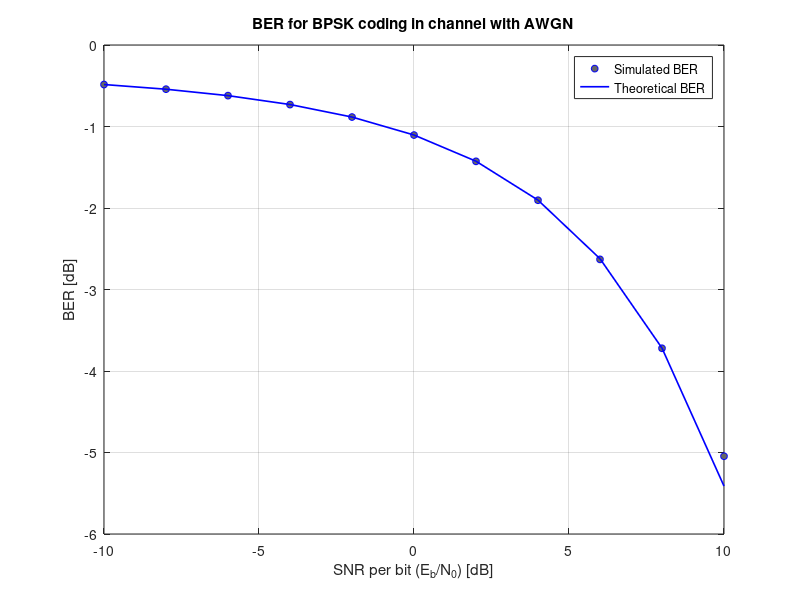

MATLAB code for this plot:
% BER in the BPSK system
% (Baseband)
%------------------------------------------------------------
clear all; close all; %#ok<CLALL>
% clear previous data and close windows
%------------------------------------------------------------
fprintf('\n BPSK simulation \n')
%------------------------------------------------------------
% Initialization
% 1 - num of data bits to transfer through the channel: 
num_ch_bits = 1000000;
fprintf('BPSK - num of data bits to transfer through the channel: %d \n', num_ch_bits)
% 2 - Signal-to-noise ratio in the channel - determined by AWGN level:
SNR = -10:2:10; % array of SNRs (dB)
%----------------------------------------------------------
% Generate random data bits for transfer
% TODO: add input for some standard signaals
channel_bits = randn(1, num_ch_bits) >= 0; 
% random array of -1 and 1
% condition >=0 turns this array into a 0 and 1 array
%------------------------------------------------------------
% Other data
A = 1; % Signal amplitude on Connection line
%------------------------------------------------------------
% Form signal that's sent through the coded channel
 bpsk_coded_signal = A*(2*channel_bits - 1); 
%------------------------------------------------------------
% Main simulation for loop
% calculates BER for every element of SNR array
BER = 1:length(SNR); % BER and SNR have equal array lengths
BER_dB = 1:length(SNR);
indx = 1; % first element of BER array
for snr = 1: 1: length(SNR) 
%   for every element of BER array execute 1 iteration of the for loop
%------------------------------------------------------------
%   Connection line - adding Gaussian noise:
    EbN0 = 10^(SNR(snr)/10); % 
    AWGN_sigma = sqrt(1/(EbN0*2));
    AWGN = AWGN_sigma * randn(1, length(bpsk_coded_signal));
    received_signal = bpsk_coded_signal + AWGN;
    % Decider's output
    bpsk_decoded_bits = received_signal >= 0;
%---------------------------------------------------------------
%   Received bits with error:
    difference = (channel_bits) - (bpsk_decoded_bits);
%   Num of errors and received bits in curr. iteration:
    tot_err = sum(abs(difference));
    tot_bits = length(bpsk_coded_signal);
    BER(indx) = tot_err / tot_bits; % BER for current SNR
    BER_dB(indx) = log10(BER(indx)); % BER (dB) for current SNR
    fprintf('BER = %f za SNR = %d \n',BER_dB(indx), SNR(snr));
    indx = indx + 1; % next element of BER array
 end
%------------------------------------------------------------
BER_theory = 0.5*erfc(sqrt(10.^(SNR/10))); % Theoretical BER (formula)
BER_theory_dB = log10(BER_theory); % Theoretical BER (formula)
%------------- 
% Plot BER (dB)
figure(1);
plot(SNR, BER_dB, 'ob', 'MarkerSize',5, 'MarkerFaceColor',[0.4,0.4,0.4]);
hold on;  grid on;
plot(SNR, BER_theory_dB, 'b', 'LineWidth',1.2);
xlabel('SNR per bit (E_b/N_0) [dB]'); ylabel('BER [dB]');
title('BER for BPSK coding in channel with AWGN');
legend('Simulated BER', 'Theoretical BER');
%--THE-END-------------------------------------------------------